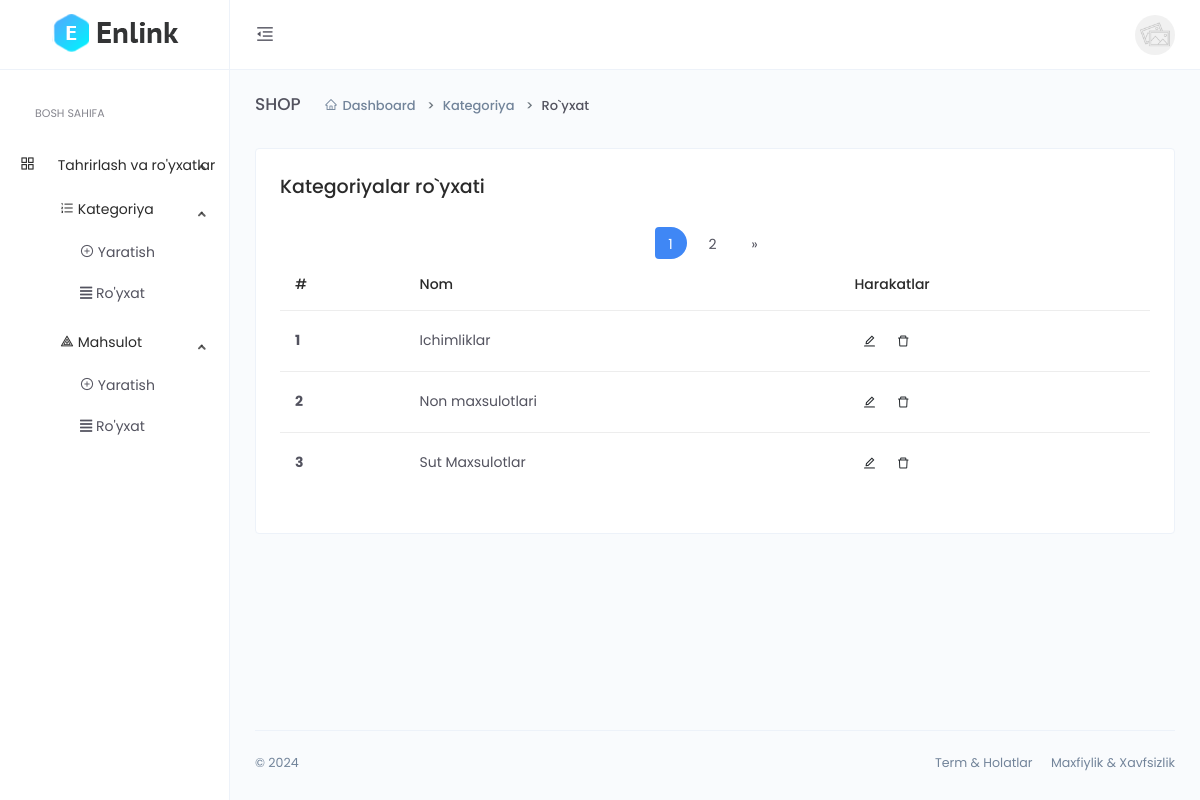
Screenshot of /dashboard/category-list (signed in) with the database file from the repository.
### main/models.py (models this page shows, shortened)
class CodeGenerate(models.Model):
    code = models.CharField(max_length=255, blank=True,unique=True)
    class Meta:
        abstract = True

class Category(CodeGenerate):
    name = models.CharField(max_length=255, unique=True)

### main/funcs.py (the view)
    def wrapper(request, *args, **kwargs):
        if request.user.is_staff:
            result=func(request, *args, **kwargs)
        else:
            return redirect('front:index')
        return result

### main/dashboard/views.py (called while the page is built)
def paginator_page(List, num, request):
    paginator = Paginator(List, num)
    pages = request.GET.get('page')
    try:
        page = paginator.page(pages)
    except PageNotAnInteger:
        page = paginator.page(1)
    except EmptyPage:
        page = paginator.page(paginator.num_pages)
    return page

@staff_required
def category_list(request):
    queryset = models.Category.objects.all()
    context = {
        'queryset':paginator_page(queryset, 3, request)
        }
    return render(request, 'dashboard/category/list.html', context)

### main/funcs.py (called while the page is built)
def staff_required(func):
    def wrapper(request, *args, **kwargs):
        if request.user.is_staff:
            result=func(request, *args, **kwargs)
        else:
            return redirect('front:index')
        return result
    return wrapper

### templates/dashboard/category/list.html (shortened to what this page needs)
{% extends 'dashboard/base.html' %}
{% block content %}
<div class="main-content">
    <div class="page-header">
        <h2 class="header-title">SHOP</h2>
        <div class="header-sub-title">
            <nav class="breadcrumb breadcrumb-dash">
                <a href="#" class="breadcrumb-item"><i class="anticon anticon-home m-r-5"></i>Dashboard</a>
                <a class="breadcrumb-item" href="#">Kategoriya</a>
                <span class="breadcrumb-item active">Ro`yxat</span>
            </nav>
        </div>
    </div>
    <div class="card">
        <div class="card-body">
            <h4>Kategoriyalar ro`yxati</h4>
            <div class="m-t-25">
                <div class="table-responsive">
                    <table class="table">
                        <thead>
                            <tr>
                                <th scope="col">#</th>
                                <th scope="col">Nom</th>
                                <th scope="col">Harakatlar</th>
                            </tr>
                        </thead>
                        <tbody>
                            {% for q in queryset %}
                            <tr>
                                <th scope="row">{{forloop.counter}}</th>
                                <td>{{q.name}}</td>
                                <td>
                                    <button type="button" class="btn btn-icon btn-hover btn-sm btn-rounded pull-right" data-toggle="modal" data-target=".bd-example-modal-lg{{forloop.counter}}">
                                        <i class="anticon anticon-edit"></i>
                                    </button>
                                    <button type="button" class="btn btn-icon btn-hover btn-sm btn-rounded" data-toggle="modal" data-target=".bd-example-modal-sm{{forloop.counter}}">
                                        <i class="anticon anticon-delete"></i>
                                    </button>
                                </td>
                            </tr>
                            {% endfor %}
                            {% if queryset.paginator.num_pages > 1 %}
                                <div class="pagination-area">
                                    <nav aria-label="Page navigation example">
                                        <ul class="pagination justify-content-center">
                                            {% for num in queryset.paginator.page_range %}
                                                {% if num == queryset.number %}
                                                    <li class="page-item active"><a class="page-link" href="#" tabindex="-1">{{ num }}</a></li>
                                                {% elif num > queryset.number|add:'-3' and num < queryset.number|add:'3' %}
                                                    <li class="page-item"><a class="page-link" href="?page={{ num }}">{{ num }}</a></li>
                                                {% endif %}
                                            {% endfor %}
                                            {% if queryset.has_next %}
                                            <li class="page-item">
                                                <a class="page-link" href="?page={{ queryset.next_page_number }}" aria-label="Keyingisi">&raquo;</a>
                                            </li>
                                            {% endif %}
                                        </ul>
                                    </nav>
                                </div>
                            {% endif %}
                        </tbody>
                    </table>
                </div>
            </div>
        </div>
    </div>
</div>
{% endblock %}

### rows the page displays
Category: name "Ichimliklar"
Category: name "Non maxsulotlari"
Category: name "Sut Maxsulotlar"

### other values shown
{{ num }} "1"
{{ num }} "2"
